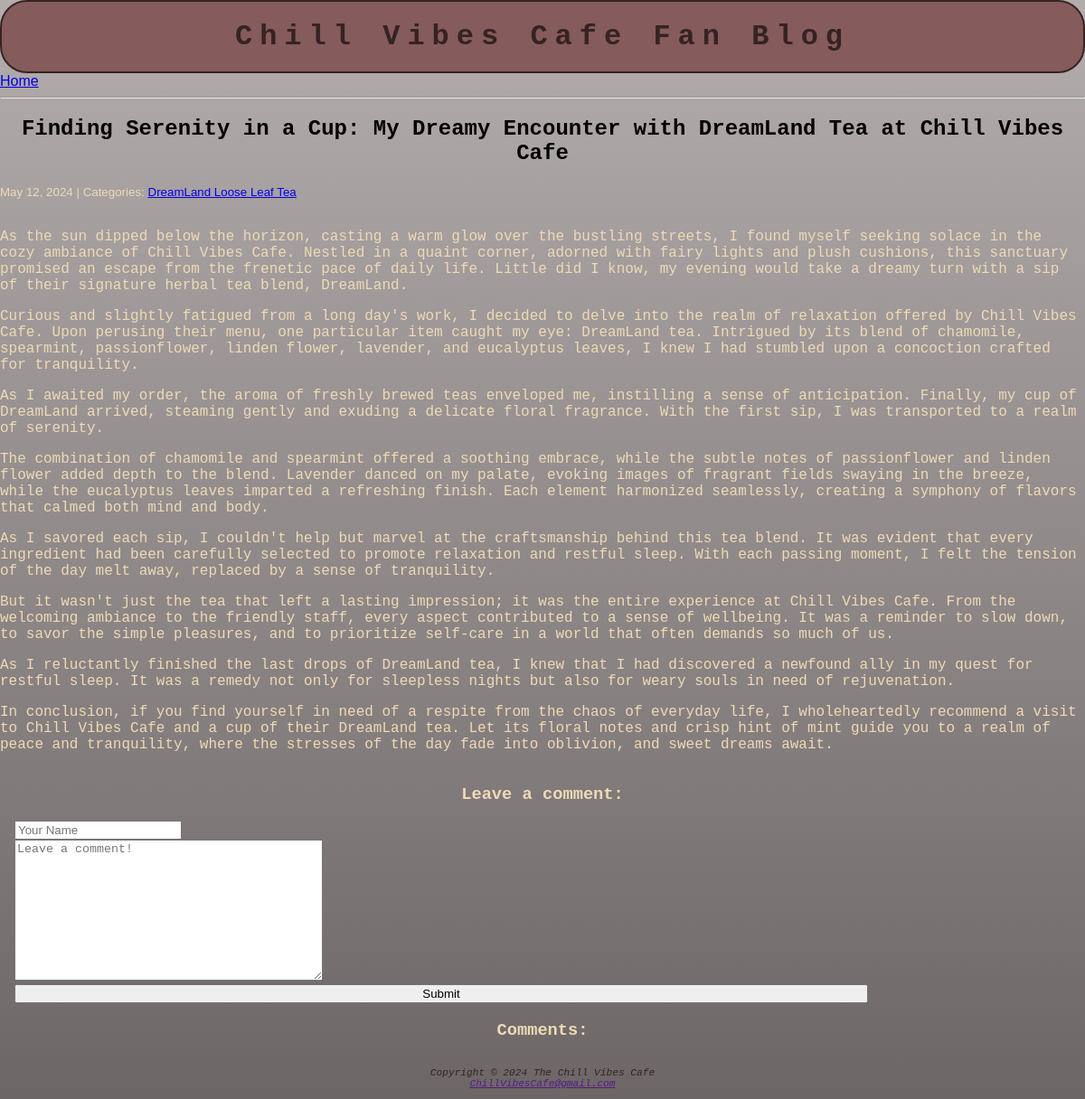
Screenshot of /post/3/ with the database file from the repository.
### blog/models.py (models this page shows, shortened)
class Post(models.Model):
    title = models.CharField(max_length=255)
    body = models.TextField()
    created_on = models.DateTimeField(auto_now_add=True)
    last_modified = models.DateTimeField(auto_now=True)
    categories = models.ManyToManyField("Category", related_name="posts")

class Category(models.Model):
    name = models.CharField(max_length=30)
    class Meta:
        verbose_name_plural = "categories"

### blog/views.py (the view, shortened to what this page needs)
# urls.py: path("post/<int:pk>/", views.blog_detail, name="blog_detail"),
def blog_detail(request, pk):
    post = Post.objects.get(pk=pk)
    form = CommentForm()
    comments = Comment.objects.filter(post=post)
    context = {"post": post, "comments": comments, "form": form}
    return render(request, "blog/detail.html", context)

### blog/forms.py
class CommentForm(forms.Form):
    author = forms.CharField(
        max_length=60,
        widget=forms.TextInput(
            attrs={"class": "form-control", "placeholder": "Your Name"}
        ),
    )
    body = forms.CharField(
        widget=forms.Textarea(
            attrs={"class": "form-control", "placeholder": "Leave a comment!"}
        )
    )

### blog/templates/blog/detail.html (shortened to what this page needs)
{% extends "base.html" %}
{% block page_title %}
    <h2>{{ post.title }}</h2>
{% endblock page_title %}
{% block page_content %}
    <small>
        {{ post.created_on.date }} | Categories:
        {% for category in post.categories.all %}
            <a href="{% url 'blog_category' category.name %}">
                {{ category.name }}
            </a>
        {% endfor %}
    </small>
    <p>{{ post.body | linebreaks }}</p>
    <h3>Leave a comment:</h3>
    <form method="post">
        <div>
            {{ form.author }}
        </div>
        <div>
            {{ form.body }}
        </div>
        <button type="submit" class="btn btn-primary">Submit</button>
    </form>
    <h3>Comments:</h3>
{% endblock page_content %}

### blog/static/css/blog.css (style rules this page uses)
* { box-sizing: border-box; }
html { height: 100%; }
body { height: 100%; margin: 0; color: #eedab5; background-image: linear-gradient(to bottom, #000000, #000000); background-repeat: no-repeat; background-attachment: fixed; font-family: Verdana, Geneva, Tahoma, sans-serif; border-radius: 50px; }
p { font-family: 'Courier New', Courier, monospace; text-align: left; display: grid; }
h2 { color: #000000; font-family: 'Courier New', Courier, monospace; text-align: center; }
h3 { font-family: 'Courier New', Courier, monospace; text-align: center; }
@media (min-width: 1024px) { body { background-image: linear-gradient(to bottom, #b4adad, #6d6666); } }
form { display: flex; flex-direction: column; padding-left: 1em; width: 80%; }

### rows the page displays
Post: title "Finding Serenity in a Cup: My Dreamy Encounter with DreamLand Tea at Chill Vibes Cafe", created_on "May 12, 2024", body "As the sun dipped below the horizon, casting a warm glow over the bustling streets, I found myself seeking solace in the cozy ambiance of Chill Vibes Cafe. Nestled in a quaint corner, adorned with fairy lights and plush cushions, this sanctuary promised an escape from the frenetic pace of daily life. Little did I know, my evening would take a dreamy turn with a sip of their signature herbal tea blend, DreamLand. Curious and slightly fatigued from a long day's work, I decided to delve into the realm of relaxation offered by Chill Vibes Cafe. Upon perusing their menu, one particular item caught my eye: DreamLand tea. Intrigued by its blend of chamomile, spearmint, passionflower, linden…"
Category: name "DreamLand"
Category: name "Loose Leaf Tea"
